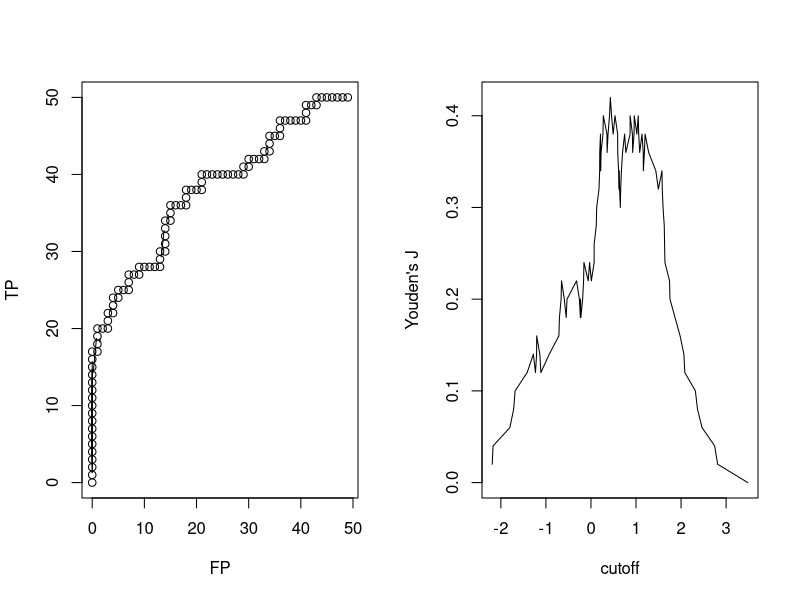

Recreate this plot in R.
## ---- chunk 1
NP <-  50 # N positive class samples
NN <-  50 # N negative class samples
delta <-  1 # shift of score distribution of positive vs. negative samples
score <-  rnorm(NN) # random score values
score <-  c(score, rnorm(NP) + delta)
class <-  c(rep(0, NN), rep(1, NP)) # class assignment
PC <-  1 # class considered as the positive class

checkVecs <- function(x, y) {
  if (length(x) != length(y)) {
    stop(paste0("Input vectors are of different lengths. (", length(x), ", ",
                length(y), ")"))
  }
}

confusion <- function(score, class, x) {
  checkVecs(score, class)
  
  score_dich <- as.numeric(score > x)
  
  pos_ind <- which(score_dich == 1)
  neg_ind <- which(score_dich == 0)
  
  tp <- sum(score_dich[pos_ind] == class[pos_ind])
  tn <- sum(score_dich[neg_ind] == class[neg_ind])
  
  fp <- sum(score_dich[pos_ind] != class[pos_ind])
  fn <- sum(score_dich[neg_ind] != class[neg_ind])
  
  return(list(tp = tp, tn = tn, fp = fp, fn = fn))
}

youdensJ <- function(score = NULL, class = NULL, x = NULL,
                     conf = NULL) {
  
  if (is.null(conf)) {
    if (any(is.null(c(score, class, x)))) {
      stop("If conf is not supplied, score, class and x must be provided.")
    }
    
    conf <- confusion(score, class, x)
  }
  
  # browser()
  
  j <- (conf$tp / (conf$tp + conf$fn)) + (conf$tn / (conf$fp + conf$tn)) - 1
  
  return(j)
}

ROC <- function(score, class) {
  
  checkVecs(score, class)
  
  tp_vec <- rep(0, length(score))
  fp_vec <- tp_vec
  yJ_vec <- tp_vec
  
  for (i in 1:length(score)) {
    conf <- confusion(score, class, score[i])
    
    tp_vec[i] <- conf$tp
    fp_vec[i] <- conf$fp
    yJ_vec[i] <- youdensJ(conf = conf)
    
  }
  
  opar <- par(mfrow = c(1, 2))
  
  plot(type = "b", fp_vec[order(fp_vec)], tp_vec[order(fp_vec)],
                                                 xlab = "FP", ylab = "TP")
  
  plot(type = "l", score[order(score)], yJ_vec[order(score)],
       xlab = "cutoff", ylab = "Youden's J")
  
  par(opar)
}

ROC(score, class)

